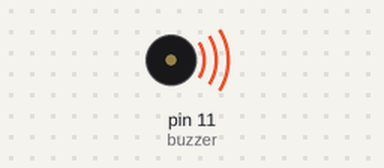
Simulated run of this sketch. Board: Arduino Uno, built with avr-gcc and run on an emulated ATmega328P. Parts: buzzer (waves = sounding).

Above: at 0.1 s.
Timing chart, 0 to 1.6 s (numbered marks = the images above):
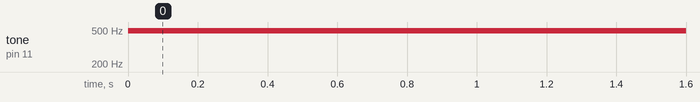

The sketch:

sketch_feb12b.ino
```cpp
const int buzzer = 11;

void setup()  {


}

void loop()  {
  buzz();
}

void buzz()  {
  analogWrite(buzzer, 20);
  delay(100);
  analogWrite(buzzer, 0);
  delay(100);
}
```

Measured:
- by itself, tone on pin 11 (buzzer): silent → 490 Hz at 0.00 s
